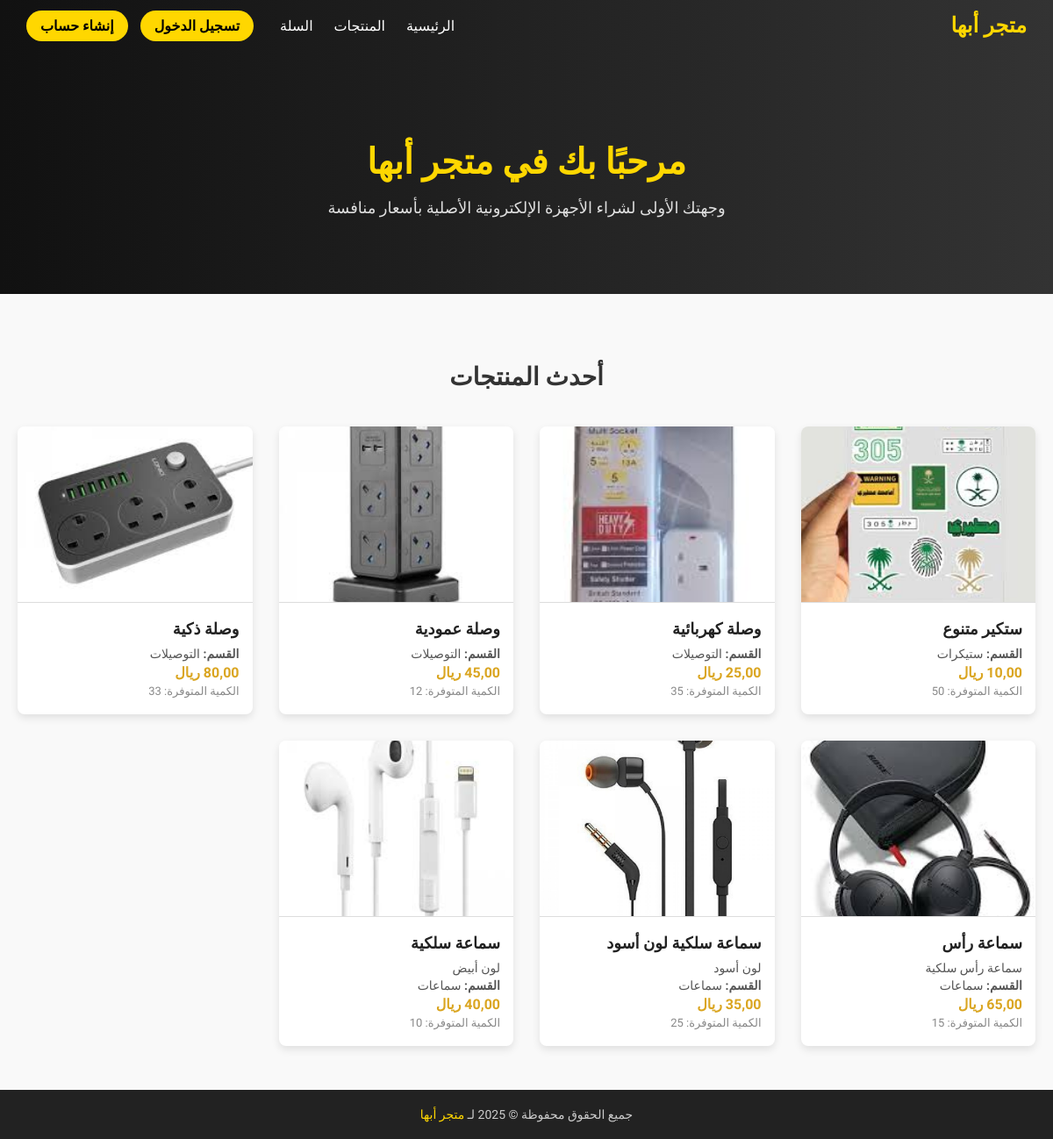
The page / on the database its author committed.
### catalog/models.py (models this page shows, shortened)
class Product(models.Model):
    name = models.CharField("اسم المنتج", max_length=200)
    description = models.TextField("الوصف", blank=True)
    price = models.DecimalField("السعر", max_digits=10, decimal_places=2)
    quantity = models.PositiveIntegerField("الكمية")
    category = models.ForeignKey(
        Category,
        verbose_name="القسم",
        on_delete=models.SET_NULL,
        null=True,
        blank=True
    )
    image = models.ImageField(
        "الصورة",
        upload_to='product_images/',
        null=True,
        blank=True
    )
    is_active = models.BooleanField("نشط", default=True)
    created_at = models.DateTimeField("تاريخ الإضافة", auto_now_add=True)
    class Meta:
        verbose_name = "منتج"
        verbose_name_plural = "المنتجات"

class Category(models.Model):
    name = models.CharField("اسم القسم", max_length=100)
    class Meta:
        verbose_name = "قسم"
        verbose_name_plural = "الأقسام"
    def __str__(self):
        return self.name

### storefront/views.py (the view)
# urls.py: path('', views.home, name='home'),
def home(request):
    products = Product.objects.filter(is_active=True).order_by('-created_at')[:8]  # أحدث 8 منتجات
    return render(request, 'home.html', {'products': products})

### templates/home.html (shortened to what this page needs)
<!DOCTYPE html>
<html lang="ar" dir="rtl">
<head>
</head>
<body>
{% load static %}
{% include 'header.html' %}
<div class="hero">
  <h2>مرحبًا بك في متجر أبها</h2>
  <p>وجهتك الأولى لشراء الأجهزة الإلكترونية الأصلية بأسعار منافسة</p>
</div>
<div class="product-section">
  <h3>أحدث المنتجات</h3>
  <div class="product-grid">
    {% for product in products %}
      <div class="product-card">
        {% if product.image %}
          <img src="{{ product.image.url }}" alt="{{ product.name }}">
        {% else %}
          <img src="{% static 'no-image.png' %}" alt="لا توجد صورة">
        {% endif %}
        <div class="product-info">
          <h4>{{ product.name }}</h4>
          {% if product.description %}
            <p>{{ product.description|truncatewords:10 }}</p>
          {% endif %}
          {% if product.category %}
            <p><strong>القسم:</strong> {{ product.category }}</p>
          {% endif %}
          <p class="price">{{ product.price }} ريال</p>
          <p class="quantity">الكمية المتوفرة: {{ product.quantity }}</p>
        </div>
      </div>
    {% empty %}
      <p style="text-align:center;">لا توجد منتجات حالياً.</p>
    {% endfor %}
  </div>
</div>
{% include 'footer.html' %}
</body>
</html>

### templates/home.html (style rules this page uses)
body { margin: 0; font-family: 'Cairo', sans-serif; background: #f2f2f2; }
.hero { background: linear-gradient(to left, #333, #111); color: white; text-align: center; padding: 70px 20px; }
.hero h2 { font-size: 40px; color: gold; margin-bottom: 10px; }
.hero p { font-size: 18px; color: #e0e0e0; }
.product-section { padding: 50px 20px; background-color: #f9f9f9; }
.product-section h3 { text-align: center; font-size: 28px; margin-bottom: 40px; color: #333; }
.product-grid { display: grid; grid-template-columns: repeat(auto-fill, minmax(250px, 1fr)); gap: 30px; max-width: 1200px; margin: auto; }
.product-card { background: white; border-radius: 8px; box-shadow: 0 4px 10px rgba(0,0,0,0.1); overflow: hidden; transition: transform 0.3s ease; }
.product-card img { width: 100%; height: 200px; object-fit: cover; border-bottom: 1px solid #ddd; }
.product-info { padding: 15px; }
.product-info h4 { font-size: 18px; margin: 0 0 10px; color: #222; }
.product-info p { margin: 4px 0; font-size: 14px; color: #555; }
.product-info .price { color: goldenrod; font-weight: bold; font-size: 16px; }
.product-info .quantity { font-size: 13px; color: #888; }

### templates/header.html (style rules this page uses)
body { margin: 0; font-family: 'Cairo', sans-serif; }

### rows shown on the page
Product: image (picture), name "ستكير متنوع", category "ستيكرات", quantity "50"
Product: image (picture), name "وصلة كهربائية", category "التوصيلات", price "25,00", quantity "35"
Product: image (picture), name "وصلة عمودية", category "التوصيلات", price "45,00", quantity "12"
Product: image (picture), name "وصلة ذكية", category "التوصيلات", price "80,00", quantity "33"
Product: image (picture), name "سماعة رأس", description "سماعة رأس سلكية", category "سماعات", quantity "15"
Product: image (picture), name "سماعة سلكية لون أسود", description "لون أسود", category "سماعات", price "35,00", quantity "25"
Product: image (picture), name "سماعة سلكية", description "لون أبيض", category "سماعات", price "40,00", quantity "10"
